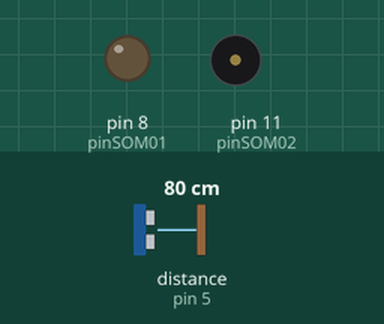
Recording of a sketch running on a simulated Arduino Uno, built with avr-gcc and run on an emulated ATmega328P. On the bench: output pins drawn as LEDs (lit = HIGH), buzzer (waves = sounding). Inputs (shaded band) come from the test bench; at power-on: distance to the obstacle (sensor on pin 5) 80 cm. What the sketch prints to the serial monitor is not drawn.

Above: at 0.2 s.
Timing chart, 0 to 3.0 s (numbered marks = the images above):
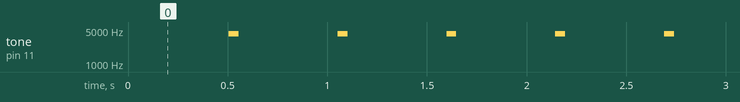

The sketch:

sonar.ino
```cpp
#include <HCSR04.h>

UltraSonicDistanceSensor distanceSensor(4, 5);  // Initialize sensor that uses digital pins 13 and 12.

#define pinSOM01 8
#define pinSOM02 11
//int frequencia = 0;
int Pinofalante = 10;
#define tempo 10

void tom(int frequencia)
{
  //for (frequencia = 1800; frequencia > 150; frequencia -= 1)
  for (int vezes = 50; vezes > 10; vezes -= 1)
  {
    tone(pinSOM02, (frequencia*50)+150, tempo);
    delay(1);
  }
}

void setup () {
    Serial.begin(9600);  // We initialize serial connection so that we could print values from sensor.
    pinMode(pinSOM01,OUTPUT); //Pino do buzzer
    pinMode(pinSOM02,OUTPUT); //Pino do buzzer
    digitalWrite(pinSOM01,LOW);
    digitalWrite(pinSOM02,LOW);
}

void loop () {
    // Every 500 miliseconds, do a measurement using the sensor and print the distance in centimeters.
    int distancia = distanceSensor.measureDistanceCm();
    Serial.println(distancia);
    delay(500);
    tom(distancia);
}
```

Measured:
- by itself, tone on pin 11 (pinSOM02): alternates 4150 Hz for 0.05 s and silent for 0.50 s
